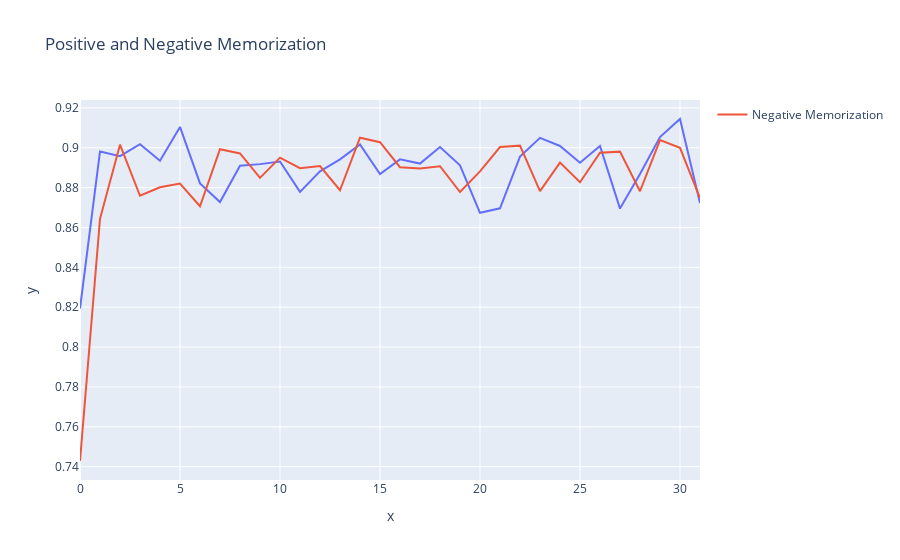

Notebook code for this chart:
### Code cell
import plotly.express as px

fig = px.line(y=pos_levs, title="Positive and Negative Memorization")
fig.add_scatter(y=neg_levs, name="Negative Memorization")
fig.show()

### Figure 1 — Plotly figure (JSON) as saved in the notebook; plotly's stock layout.template omitted (floating-point values rounded to 4 significant figures)
{"data": [{"hovertemplate": "x=%{x}<br>y=%{y}<extra></extra>", "legendgroup": "", "line": {"color": "#636efa", "dash": "solid"}, "marker": {"symbol": "circle"}, "mode": "lines", "name": "", "orientation": "v", "showlegend": false, "type": "scatter", "x": [0, 1, 2, 3, 4, 5, 6, 7, 8, 9, 10, 11, 12, 13, 14, 15, 16, 17, 18, 19, 20, 21, 22, 23, 24, 25, 26, 27, 28, 29, 30, 31], "xaxis": "x", "y": [0.8194, 0.8981, 0.8958, 0.9018, 0.8935, 0.9104, 0.8821, 0.8727, 0.891, 0.8918, 0.8931, 0.8779, 0.8882, 0.8942, 0.9016, 0.8868, 0.8942, 0.8921, 0.9004, 0.8912, 0.8674, 0.8696, 0.8956, 0.905, 0.9009, 0.8925, 0.9009, 0.8695, 0.8868, 0.9053, 0.9144, 0.8723], "yaxis": "y"}, {"name": "Negative Memorization", "type": "scatter", "y": [0.7429, 0.8644, 0.9016, 0.8759, 0.8802, 0.8821, 0.8707, 0.8993, 0.8972, 0.8849, 0.895, 0.8897, 0.8908, 0.8787, 0.9051, 0.9028, 0.8902, 0.8896, 0.8908, 0.8778, 0.8882, 0.9004, 0.9011, 0.8783, 0.8925, 0.8827, 0.8975, 0.8981, 0.8782, 0.9038, 0.9, 0.8747]}], "layout": {"legend": {"tracegroupgap": 0}, "title": {"text": "Positive and Negative Memorization"}, "xaxis": {"anchor": "y", "domain": [0, 1], "title": {"text": "x"}}, "yaxis": {"anchor": "x", "domain": [0, 1], "title": {"text": "y"}}}}
